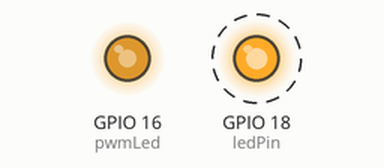
This program was run on a simulated Raspberry Pi (BCM pin numbers). On the bench: output pins drawn as LEDs (lit = HIGH). Dashed ring = blinking.

Above: at 0.05 s.
Timing chart, 0 to 3.0 s (numbered marks = the images above):
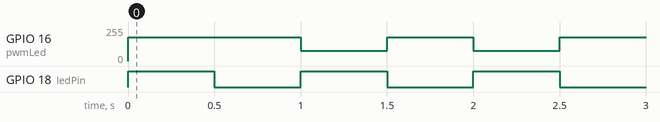

The program:

led_glow.py
```python
#!bin/python3
import RPi.GPIO as GPIO
import time

# Pin definition
ledPin = 18
pwmLed = 16

duty = 70

# Setup GPIO
GPIO.setmode(GPIO.BCM)
GPIO.setup(ledPin, GPIO.OUT)
GPIO.setup(pwmLed, GPIO.OUT)

pwm = GPIO.PWM(pwmLed, 200) # set pwm freq = 200Hz
GPIO.output(ledPin, GPIO.HIGH)
pwm.start(duty)

# Infinite loop
try:
    while 1:
        time.sleep(0.5)
        pwm.ChangeDutyCycle(duty)
        GPIO.output(ledPin, GPIO.LOW)
        time.sleep(0.5)
        pwm.ChangeDutyCycle(100 - duty)
        GPIO.output(ledPin, GPIO.HIGH)
except KeyboardInterrupt:
    pwm.stop()
    GPIO.cleanup()
```

Measured:
- by itself, GPIO 16 (pwmLed): repeats every 1.0 s: 77/255 0.50 s, 179/255 0.50 s
- by itself, GPIO 18 (ledPin): alternates HIGH for 0.50 s and LOW for 0.50 s
